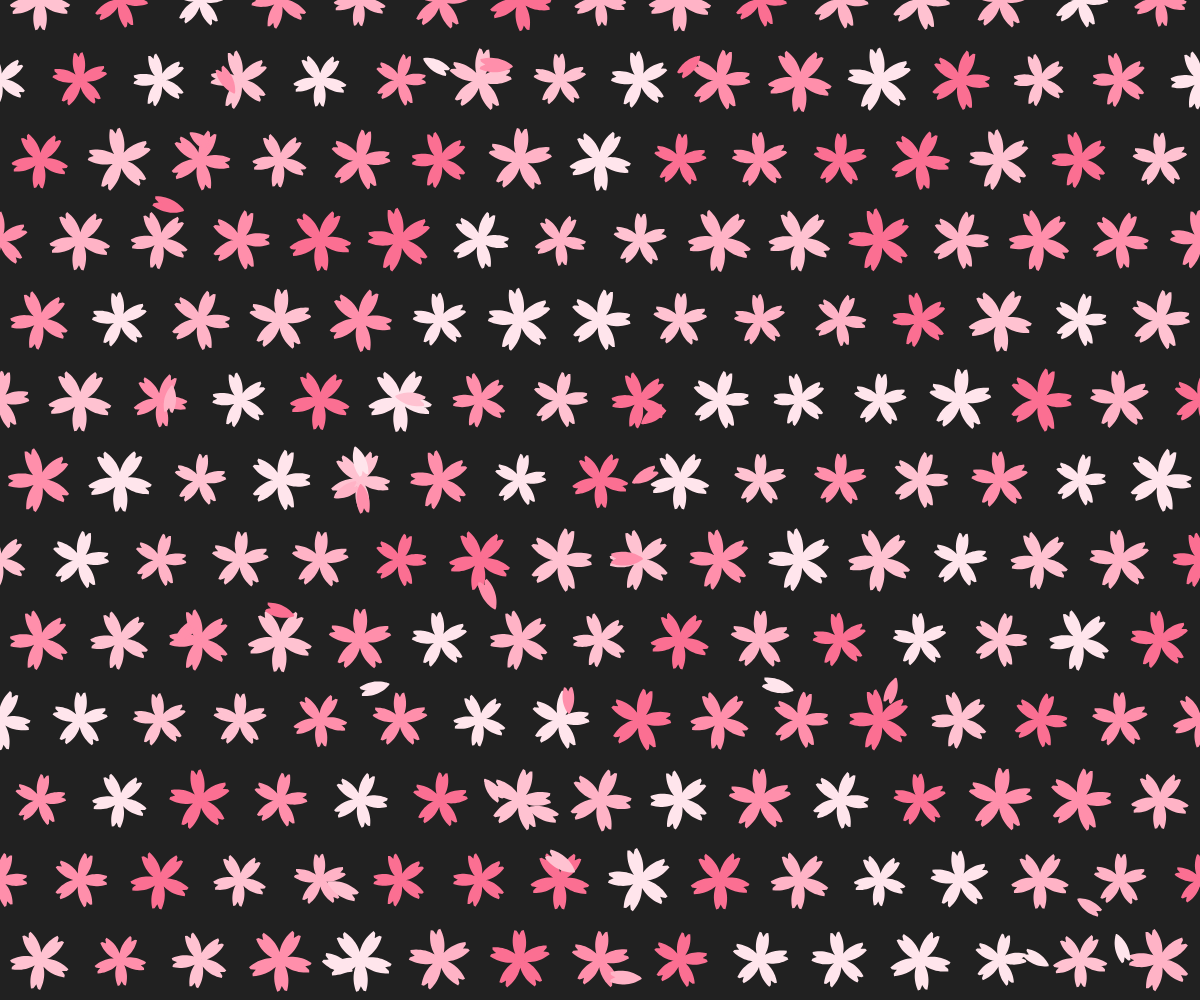
Frame 1 (no input)
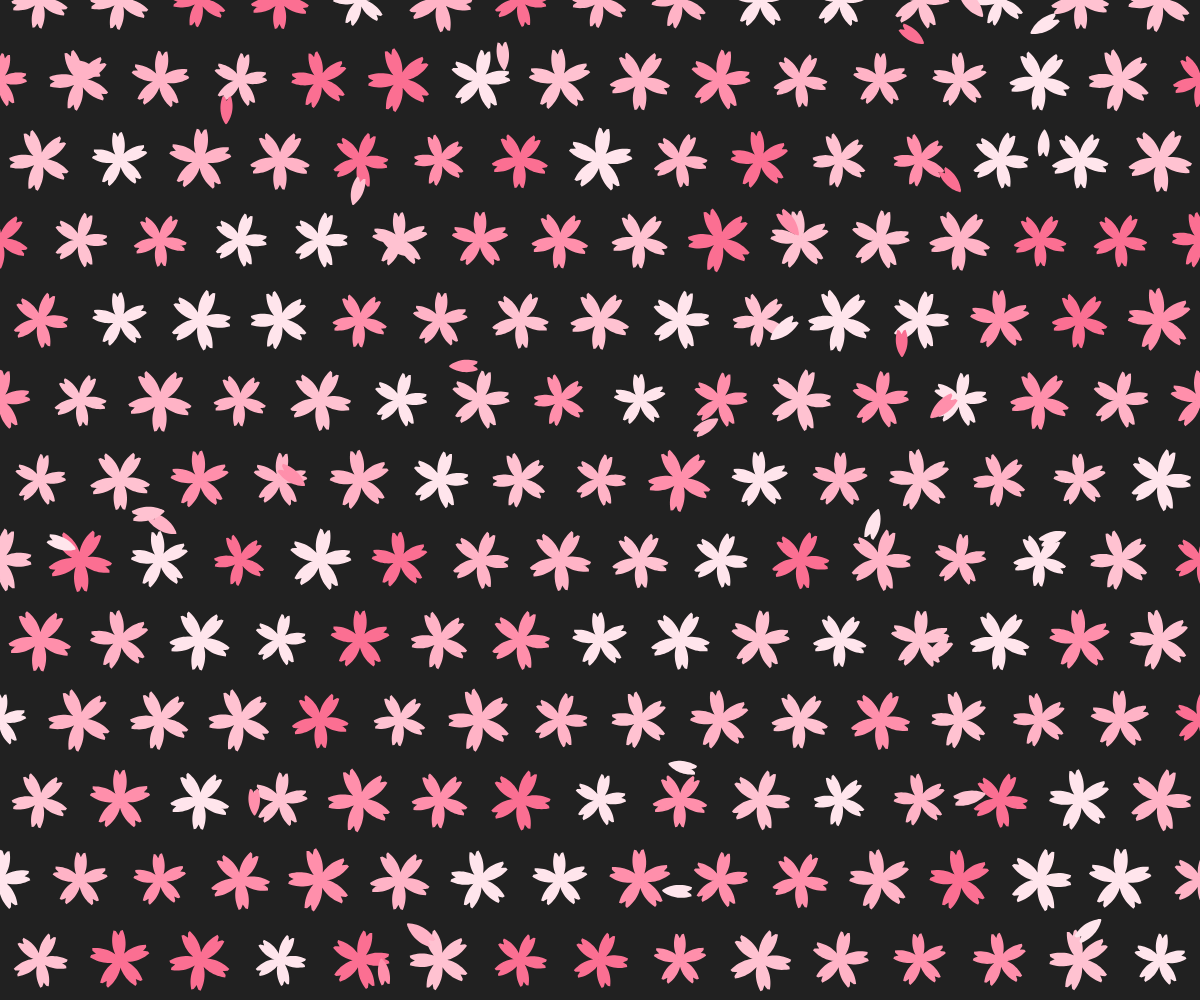
Frame 2 (the mouse pressed at the canvas centre, redrawn once)

The p5.js sketch that drew these frames (run headless with seeded random() and noise() and a simulated clock; the mouse was pressed at the canvas centre and the sketch redrawn once):

// p5.js sketch
// ── sketch.js
"use strict"

// 参考にさせていただいたサイト
// https://qiita.com/reona396/items/95812b213910c007154f
// https://sites.google.com/site/cinderellajapan/huanocg/huano-qu-xian

const COLORS = ["#FFE5EC", "#FFC2D1", "#FFB3C6", "#FF8FAB", "#FB6F92"];

function setup(){
	createCanvas(windowWidth, windowHeight);
	angleMode(DEGREES); rectMode(CENTER);
	textAlign(CENTER, CENTER); textSize(14);
	noLoop();
	noSmooth();
}

function draw(){
	background(33);

	const len = 80;
	const rows = floor(height / len) + 2;
	const cols = floor(width / len) + 2;
	for(let r=0; r<rows; r++){
		for(let c=0; c<cols; c++){
			let x = len * c;
			let y = len * r;
			if(r%2==0) x += len / 2;
			let rdm = random(0.4, 0.5);
			drawSakura(x, y, len*rdm);
		}
	}

	for(let i=0; i<rows*cols/8; i++){
		let x = random(width);
		let y = random(height);
		let rdm = random(0.4, 0.5);
		drawSakura(x, y, len*rdm, false);
	}
}

function drawSakura(x, y, len, single=true){
	const c = getColor();
	fill(c);
	stroke(c); strokeWeight(len*0.05);

	push();
	translate(x, y);
	rotate(random(360));
	beginShape();
	const max = (single) ? 360:75;
	for(let i=0; i<max; i+=2){
		const num = calcR(i) + 2 * calcH(calcR(i));
		const x = len * num * cos(i);
		const y = len * num * sin(i);
		vertex(x, y);
	}
	endShape();
	pop();
}

function calcR(x){
	const n = 5;
	const a = n / 180 * x;
	const b = floor(a) % 2;
	const c = (-1)**b;
	const d = (a-floor(a));
	return c * d + b;
}

function calcH(x){
	const ulim = 0.8;
	if(x<ulim) return 0;
	return ulim - x;
}

function getColor(){
	return COLORS[floor(random()*COLORS.length)];
}
